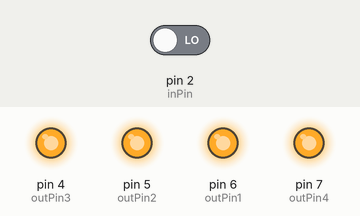
Recording of a sketch running on a simulated Arduino Uno, built with avr-gcc and run on an emulated ATmega328P. Parts: output pins drawn as LEDs (lit = HIGH). The inputs (shaded band) are chosen by the test bench; at power-on: pin 2 (inPin) LOW.

Above: at 1.2 s.
1.3 s: pin 2 (inPin) driven HIGH
At 1.9 s:
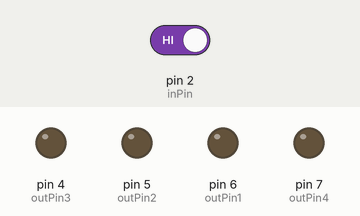
Timing chart, 0 to 4.3 s (numbered marks = the images above; inputs shaded):
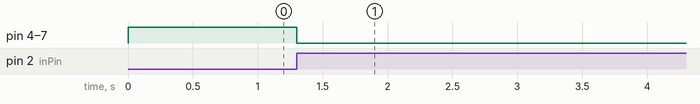

The sketch:

switch.ino
```cpp
// (licence header left out)
int inPin = 2;         // the number of the input pin
int outPin1 = 6;       // the number of the output pin
int outPin2 = 5;
int outPin3 = 4;
int outPin4 = 7;

int state = HIGH;      // the current state of the output pin
int reading;           // the current reading from the input pin
int previous = LOW;    // the previous reading from the input pin

// the follow variables are long's because the time, measured in miliseconds,
// will quickly become a bigger number than can be stored in an int.
long time = 0;         // the last time the output pin was toggled
long debounce = 200;   // the debounce time, increase if the output flickers

void setup()
{
  pinMode(inPin, INPUT);
  pinMode(outPin1, OUTPUT);
  pinMode(outPin2, OUTPUT);
  pinMode(outPin3, OUTPUT);
  pinMode(outPin4, OUTPUT);
}

void loop()
{
  reading = digitalRead(inPin);

  // if the input just went from LOW and HIGH and we've waited long enough
  // to ignore any noise on the circuit, toggle the output pin and remember
  // the time
  if (reading == HIGH && previous == LOW && millis() - time > debounce) {
    if (state == HIGH)
      state = LOW;
    else
      state = HIGH;

    time = millis();
  }

  digitalWrite(outPin1, state);
  digitalWrite(outPin2, state);
  digitalWrite(outPin3, state);
  digitalWrite(outPin4, state);

  previous = reading;
}
```

Measured:
- after the input at 1.3 s, pin 4 (outPin3), pin 5 (outPin2), pin 6 (outPin1), pin 7 (outPin4): HIGH → LOW at once
